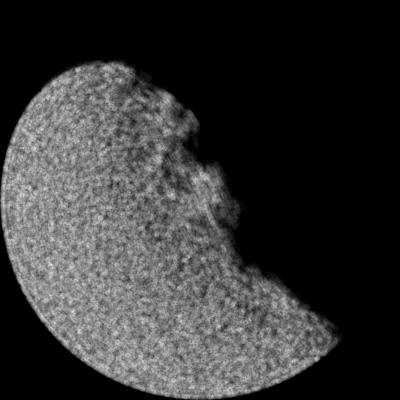
#> input picture Post Processing/Example Data/gd_rtd_0022.png, 400 x 400 px; its folder holds only this picture in this run
$ python -i gd_postprocessing.py   (imports and definitions only)
#> lines starting #> are read from the running program, lines starting #| are printed output that depends on the picture; after the words box and inside, x2 and y2 are one past the last pixel; in counts of white or black regions, pixels touching at a corner belong together
#> further down, picture is the input picture: shape (400, 400, 3); min 0, max 231, mean 53.5
import cv2
import numpy as np
import math
import warnings
from collections import namedtuple
import os
from random import randint
from scipy.stats import t

# Toggle printing images/graphs
print_images = False
print_graphs = False


# [22 lines left out: functions find_first, find_nearest, find_distance, not called in this run]


def pre_crop_image(image, percentage=0):
    """Crops input image to a circle. This step is useful for removing stray particles from the image"""
#> called with percentage = 1
    # Display original image
    if print_images is True:
        cv2.imshow('Original', image)
        cv2.waitKey(0)

    # Extract size
    hh, ww = image.shape[:2]
#> hh = 400; ww = 400
    hh2 = hh // 2
#> hh2 = 200
    ww2 = ww // 2
#> ww2 = 200

    # define circles
    radius = int((hh - (hh * (percentage / 100))) / 2)
#> radius = 198
    xc = hh // 2
#> xc = 200
    yc = ww // 2
#> yc = 200

    # Crop image to circle
    mask = np.zeros_like(image)
    mask = cv2.circle(mask, (xc, yc), radius, (255, 255, 255), -1)

    cropped_image = cv2.bitwise_and(image, mask)

    if print_images is True:
        cv2.imshow('Preprocessing Cropped Image', cropped_image)
        cv2.waitKey(0)

    return cropped_image


def binarise_image(greyscale_image, threshold_val=1):
    """Binarises grey scale image and returns black and white image"""
#> called with threshold_val = 1
    # Convert image to binary black and white image
    thresh, binary_image = cv2.threshold(
        greyscale_image,
        threshold_val,
        255,
        cv2.THRESH_BINARY
    )
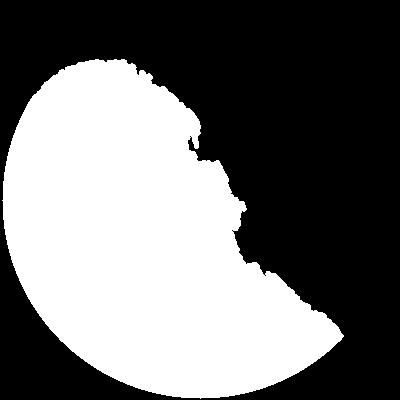
#> binary_image: shape (400, 400, 3); 44.3% white; 1 white region, box (x1, y1, x2, y2) and area: (2, 59, 344, 399) 70887
#> thresh = 1
    binary_image = binary_image[:, :, 0]

    # Display binary image
    if print_images is True:
        cv2.imshow('Binary Image', binary_image)
        cv2.waitKey(0)

    return binary_image


def extract_free_surface_canny(binary_image, blur=False):
    """Returns the locations of the power-air boundary"""
#> called with blur = False
    # Blur the image to even out noise
    if blur is True:
        new_image = cv2.GaussianBlur(binary_image, (3, 3), 0)
        # Display blurred image
        if print_images is True:
            cv2.imshow('Blurred Image', new_image)
            cv2.waitKey(0)
    else:
        new_image = binary_image

    # Canny Edge Detection
    canny_edge_image = cv2.Canny(image=new_image, threshold1=0, threshold2=10)  # Canny Edge Detection
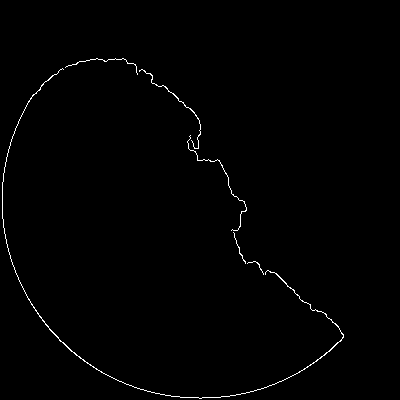
#> canny_edge_image: shape (400, 400); 0.75% white in thin lines or dots, all inside (x1, y1, x2, y2) = (2, 58, 344, 399)
    if print_images is True:
        cv2.imshow('Canny Edge Detection', canny_edge_image)
        cv2.waitKey(0)

    # Extract size
    hh, ww = canny_edge_image.shape[:2]
#> hh = 400; ww = 400

    return canny_edge_image


# [35 lines left out: functions extract_free_surface_ff, crop_points, not called in this run]


def process_image(image, ff_method=False):
    """Combines all image_processing methods into one method. Outputs image with the edges of the powder"""
    initial_cropped_img = pre_crop_image(image, percentage=1)
    binary_img = binarise_image(initial_cropped_img)
    if ff_method is True:
        edges = extract_free_surface_ff(binary_img)
    else:
        edge_image = extract_free_surface_canny(binary_img)

    edge_crop_image = pre_crop_image(edge_image, 10)
#> call 2 of pre_crop_image, with percentage = 10
#> in pre_crop_image (call 2), `cropped_image = cv2.bitwise_and(image, mask)`:
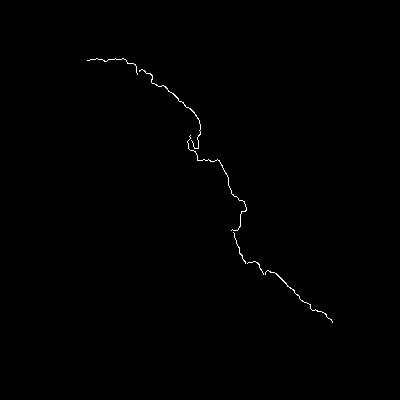
#> cropped_image: shape (400, 400); 0.32% white in thin lines or dots, all inside (x1, y1, x2, y2) = (87, 58, 333, 323)

    # Extract size
    hh, ww = image.shape[:2]
#> hh = 400; ww = 400
    hh2 = hh // 2
#> hh2 = 200

    # Extract coordinates of powder-air interface from canny edge detection image.
    window = edge_crop_image.transpose()
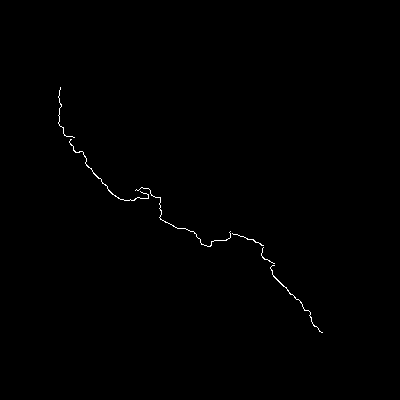
#> window: shape (400, 400); 0.32% white in thin lines or dots, all inside (x1, y1, x2, y2) = (58, 87, 323, 333)
    # [12 lines of commented-out code are left out]

    edge_coordinates = np.transpose((window == 255).nonzero())
#> edge_coordinates = 512 pairs, first value 87 to 332, second value 58 to 322
    xdata = edge_coordinates[:, 0]
#> xdata = 512 values from 87 to 332
    ydata = np.subtract(hh, edge_coordinates[:, 1])  # Mirror ydata to flip surface to correct orientation.
#> ydata = 512 values, max 342 at index 9, min 78 at index 511, mean 222.4
    edge_coordinates = np.array(np.concatenate((np.vstack(xdata), np.vstack(ydata)), axis=1))
#> edge_coordinates = 512 pairs, first value 87 to 332, second value 78 to 342
    test = edge_coordinates.shape
#> test = (512, 2)
    # [11 lines of commented-out code are left out]

    return edge_coordinates


# [171 lines left out: functions single_dynamic_angle_of_repose, process_images, dynamic_angle_of_repose, cohesive_index, fit_polynomial, not called in this run]


# [1 line not run here, left out]

>>> import cv2
>>> picture = cv2.imread('Example Data/gd_rtd_0022.png')
>>> result = process_image(picture)
#> result has the same summary as edge_coordinates in process_image
